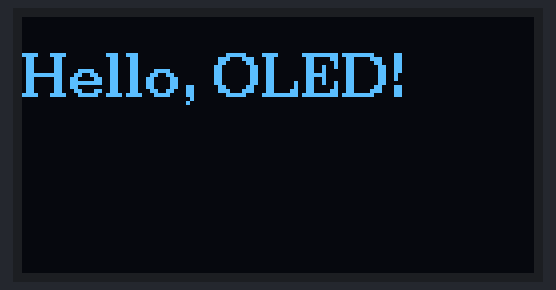
Recording of a sketch running on a simulated Arduino Uno, built with avr-gcc and run on an emulated ATmega328P. On the bench: 128×64 one-colour display.

Above: at 0.1 s.

The sketch:

OLEDdisplayV1.ino
```cpp
#include <U8g2lib.h>
#include <Wire.h>

U8G2_SH1106_128X64_NONAME_F_HW_I2C u8g2(U8G2_R0, /* reset=*/ U8X8_PIN_NONE, /* clock=*/ A5,/* data=*/ A4);

void setup() {
  u8g2.begin();
}

void loop() {
  u8g2.clearBuffer();
  u8g2.setFont(u8g2_font_ncenB10_tr); // font choose
  u8g2.setCursor(0, 20); // cursor position
  u8g2.print("Hello, OLED!");

  u8g2.sendBuffer();
  delay(1000); // display for 1s
}
```
